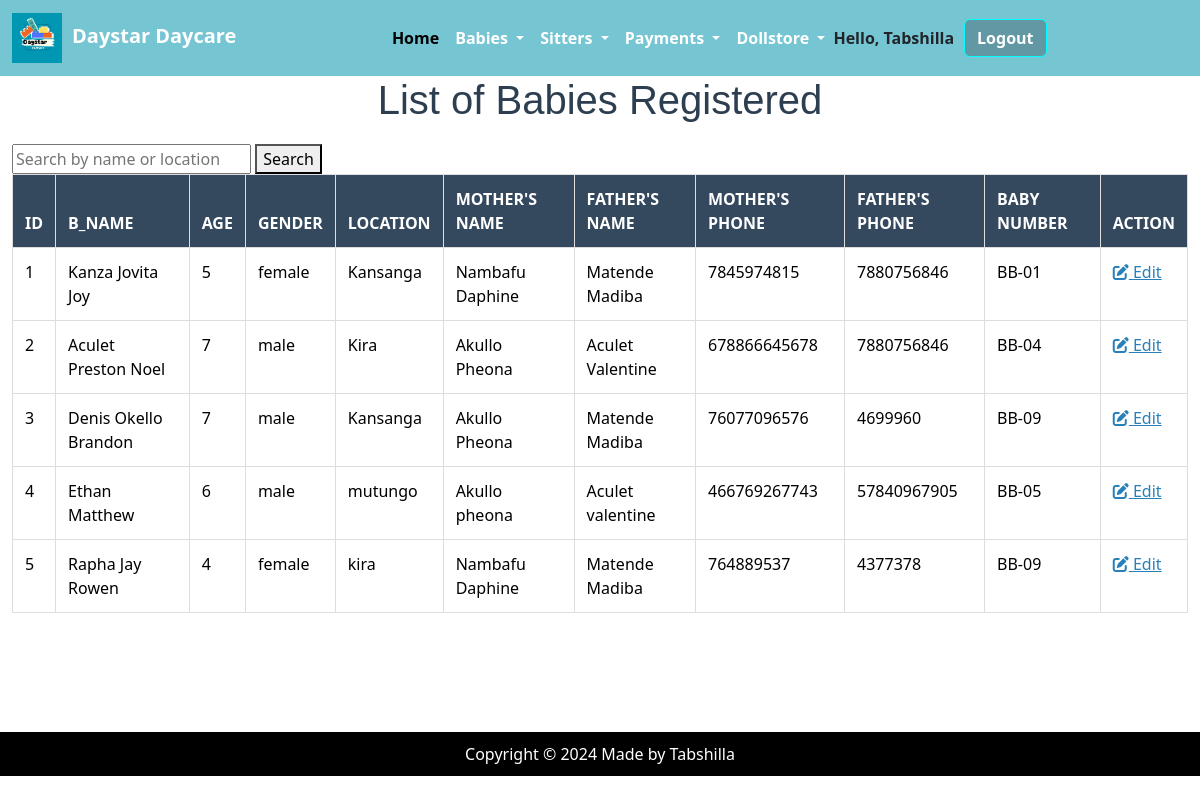
Before: /display_babies/ (signed in) with the older database file.
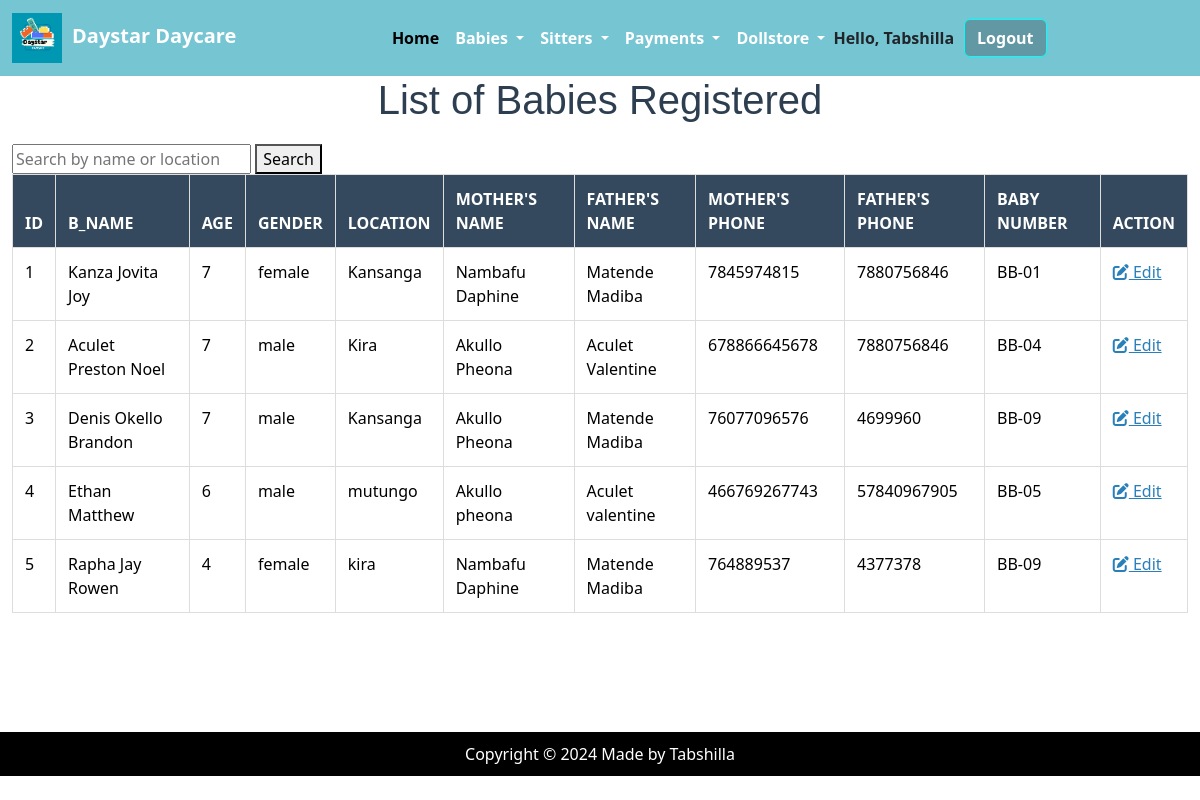
After: the same page with the newer database file.
### DaystarApp/models.py (models this page shows, shortened)
class BabyReg(models.Model):
    B_name = models.CharField(max_length=100,null=True, blank=True)
    age = models.CharField(max_length=100,null=True, blank=True)
    gender = models.CharField(choices=[('female', 'female'),('male','male')], max_length=100, null=False)
    location = models.CharField(max_length=100,null=True,)
    mothers_name = models.CharField(max_length=100, null=True, blank=True)
    fathers_name = models.CharField(max_length=100, null=True, blank=True)
    mothers_phone = models.IntegerField(null=True, blank=True)
    fathers_phone = models.IntegerField(null=True, blank=True)
    B_number = models.IntegerField(null=True, blank=True)

### DaystarApp/views.py (the view)
# urls.py: path('display_babies/', views.display_babies, name='display_babies'),
@login_required
def display_babies(request):
    query = request.GET.get('search')
    if query:
        allbabies = BabyReg.objects.filter(
            Q(B_name__icontains=query) |
            Q(location__icontains=query)
        )
    else:
        allbabies = BabyReg.objects.all()
    return render(request, 'DaystarApp/display_babies.html', {'allbabies': allbabies})

### DaystarApp/templates/DaystarApp/display_babies.html (shortened to what this page needs)
{% extends "DaystarApp/base.html" %}
{% load static %}
{% block content %}
<body>
<h1>List of Babies Registered</h1>
<div class="container-fluid">
    <form method="GET" action="{% url 'display_babies' %}">
        <input type="text" name="search" placeholder="Search by name or location" value="{{ request.GET.search }}">
        <button type="submit">Search</button>
    </form>
    <table class="table" style="width: 100%; border-collapse: collapse;">
        <thead>
            <tr>
                <th>ID</th>
                <th scope="col">B_name</th>
                <th scope="col">Age</th>
                <th scope="col">Gender</th>
                <th scope="col">Location</th>
                <th scope="col">Mother's Name</th>
                <th scope="col">Father's Name</th>
                <th scope="col">Mother's Phone</th>
                <th scope="col">Father's Phone</th>
                <th scope="col">Baby Number</th>
                <th scope="col">Action</th>
            </tr>
        </thead>
        <tbody>
            {% for Baby in allbabies %}
            <tr>
                <td>{{ forloop.counter }}</td>
                <td>{{ Baby.B_name }}</td>
                <td>{{ Baby.age }}</td>
                <td>{{ Baby.gender }}</td>
                <td>{{ Baby.location }}</td>
                <td>{{ Baby.mothers_name }}</td>
                <td>{{ Baby.fathers_name }}</td>
                <td>{{ Baby.mothers_phone }}</td>
                <td>{{ Baby.fathers_phone }}</td>
                <td>BB-0{{ Baby.B_number }}</td>
                <td class="action-links">
                    <a href="{% url 'edit' Baby.id %}"><i class="fas fa-edit"></i> Edit</a>
                </td>
            </tr>
            {% endfor %}
        </tbody>
    </table>
</div>
</body>
</html>
{% endblock %}

Changed rows visible on the page:
changed BabyReg "Kanza Jovita Joy": age "5" → "7"
